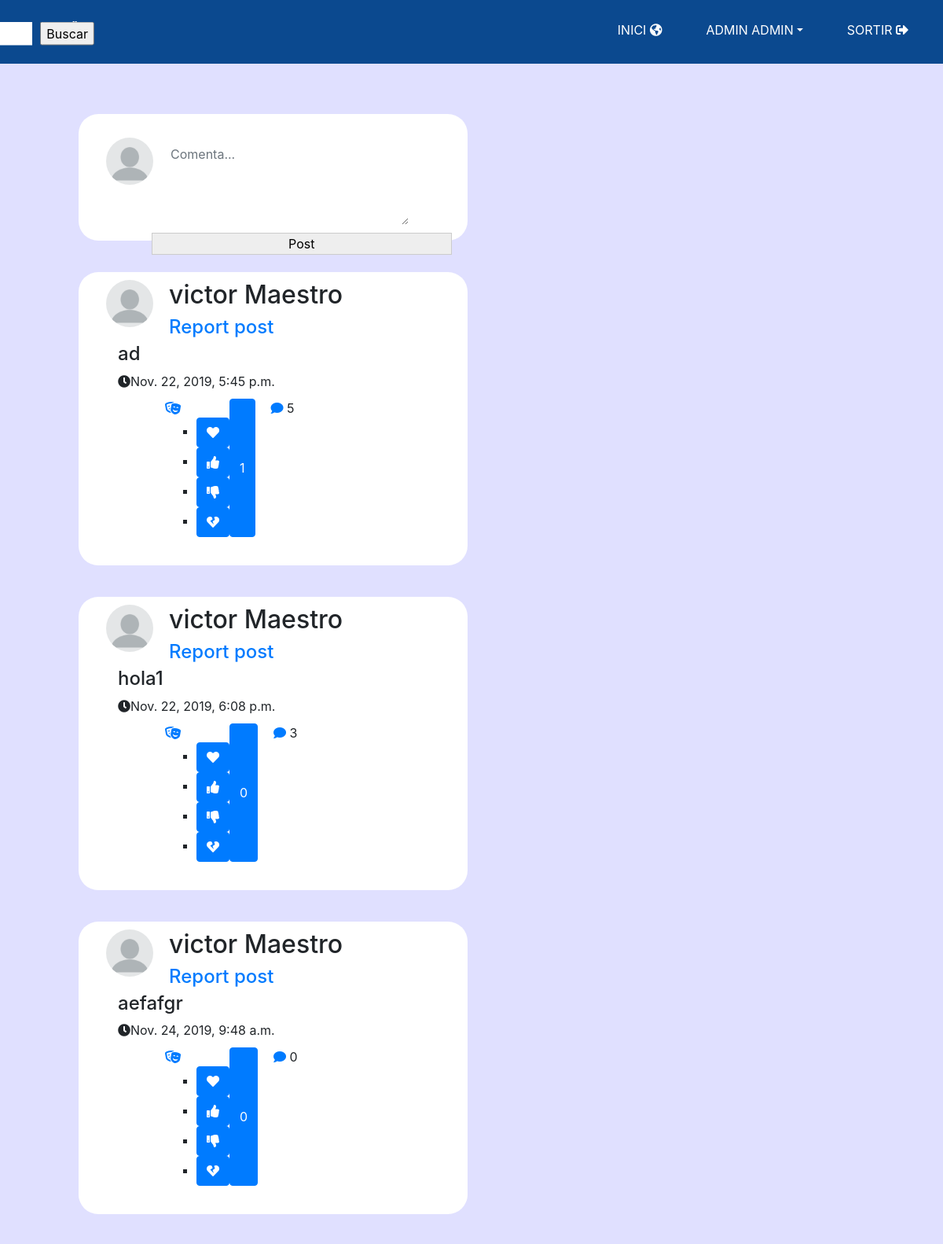
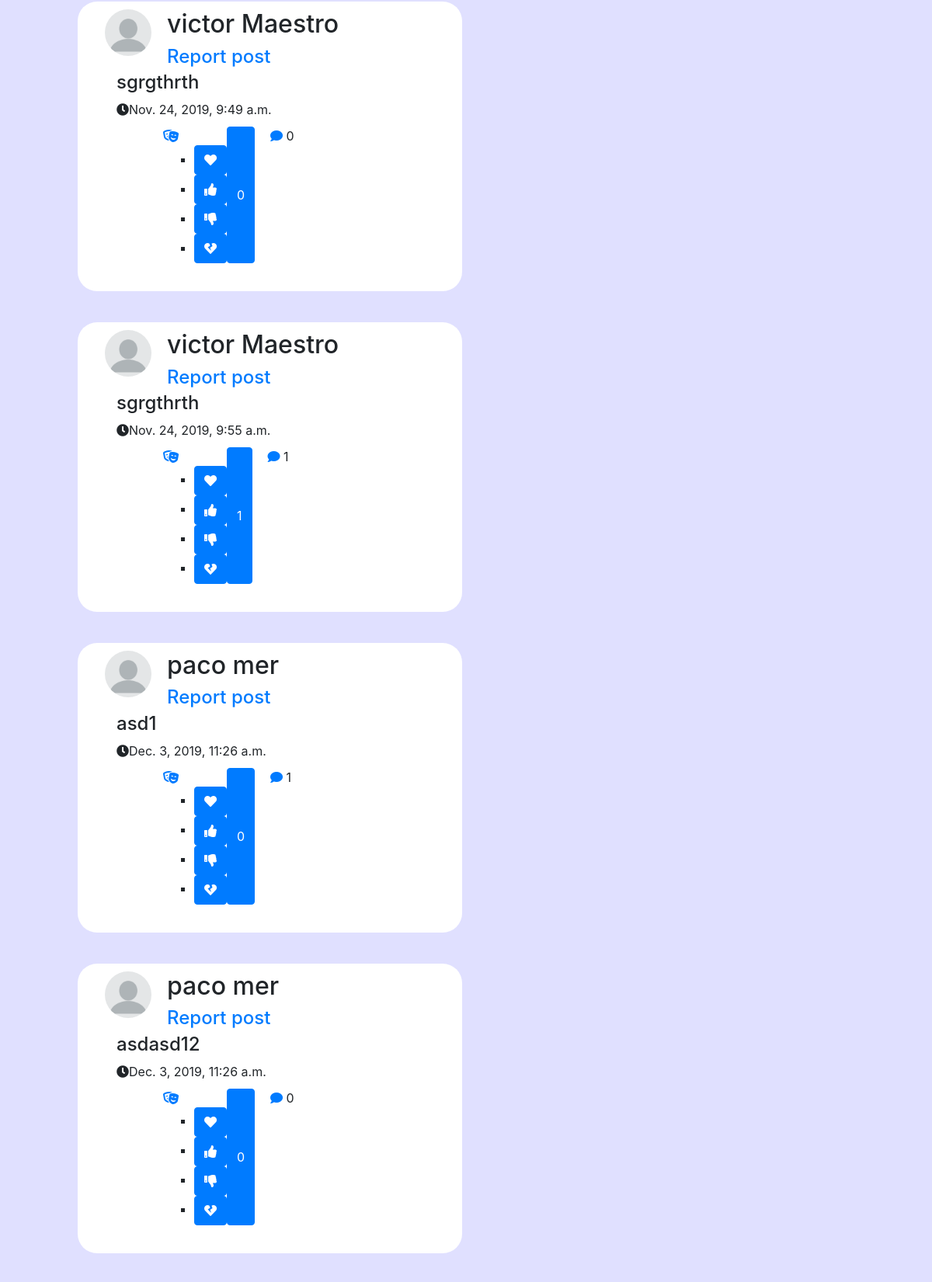
/likeme/foro/ (signed in, upper part), run on the app's committed database (2 pictures, top to bottom).
### likeme/models.py (models this page shows, shortened)
class LikeMeUser(AbstractBaseUser):
    email = models.EmailField(verbose_name='email address', max_length=90, unique=True)
    first_name = models.CharField(max_length=30)
    last_name = models.CharField(max_length=30)
    sex = models.IntegerField(default=0)
    birth_date = models.DateTimeField(default=timezone.now)
    phone_number = models.TextField(default=0)
    photo = models.ImageField(upload_to='profiles/', default='profiles/profile_default.png')
    profile_state = models.IntegerField(default=0)
    join_date = models.DateTimeField(verbose_name='join date', auto_now_add=True)
    active = models.BooleanField(default=True)  # can login
    staff = models.BooleanField(default=False)  # staff user non superuser
    admin = models.BooleanField(default=False)  # superuser
    USERNAME_FIELD = 'email'
    REQUIRED_FIELDS = ['first_name', 'last_name', 'sex', 'birth_date', 'phone_number']
    objects = LikeMeUserManager()
    def get_full_name(self):
        return self.first_name + " " + self.last_name
    @property
    def is_active(self):
        return self.active
    def __str__(self):
        return self.get_full_name()

class Posteig(models.Model):
    id = models.AutoField(primary_key=True)
    content = models.CharField(max_length=200)
    user_post = models.ForeignKey(User, on_delete=models.CASCADE)
    creation_date = models.DateTimeField(auto_now_add=True)

### likeme/views.py (the view, shortened to what this page needs)
# urls.py: path(r'foro/', views.forum, name='forum'),
@login_required()
def forum(request):
    context = {}
    l = []
    freq_current_friends = FriendShip.objects.filter(Q(user_sender=request.user, accepted=True)
                                                    | Q(user_receiver=request.user, accepted=True))
    friends = [x.user_sender if x.user_sender != request.user else x.user_receiver for x in freq_current_friends]
    posts = Posteig.objects.filter(user_post__in=friends).exclude(user_post=request.user)
    for p in posts:
        comments = Comments.objects.filter(posteig_id=p.id)
        likes = Like.objects.filter(post_id=p.id)
        tr = [(q, Reply.objects.filter(posteig_id=q)) for q in comments]
        t = (p, tr, likes)
        l.append(t)
    context = {
        'posts': l
    }
    return render(request, 'likeme/foro.html', context)

### templates/likeme/foro.html (shortened to what this page needs)
{% extends "likeme/BaseLayout.html" %}
{% load static %}
{% block content %}
    <div class="md-col-6" id="perfilfeed">
        <form action ="" method="POST">
            <div id="perfilpost">
                <div class="row">
                    <div class="about-img" id="perfilpostfoto"><img src="{{user.photo.url}}" class="img-responsive" alt=""></div>
                    <textarea class="form-control" id="perfilposttext" name="content_post" rows="4" placeholder="Comenta..."></textarea>
                </div>
                <input type="submit" style="float:right" name="post_value" value="Post" align="right" id="perfilpostbutton">
            </div>
            {% for p in posts %}
                <div class="post-bar">
                    <div class="row" id="perfilcommentrow1">
                        <div class="about-img" id="perfilimgcomment"><img src="{{user.photo.url}}" class="img-responsive" alt=""></div>
                        <div id="perfilcommentnom">
                            <h2>{{p.0.user_post}}
                                {% if p.0.user_post != request.user %}
                                    <h2><h4> <a href="#" type="text" data-toggle="modal"
                                                data-target="#exampleModal{{p.id}}" data-whatever="@mdo">Report post</a></h4></h2>
                                {% endif %}
                            </h2>
                        </div>
                    </div>
                    <h4> {{ p.0.content }} </h4>
                    <span><i class="fa fa-clock-o"></i>{{p.0.creation_date}}</span>
                    <ul class="row">
                        <ul class="nav" id="post_reaction">
                            <div class="row">
                                <li><a href=""><i class="fas fa-theater-masks"></i></a>
                                    <ul id="reaction_desplegable">
                                        <li><button class="btn btn-primary" id="post_like" type="submit" name="like_value" value="1{{p.0.id}}"><i class="fas fa-heart"></i></button></li>
                                        <li><button class="btn btn-primary" id="post_like" type="submit" name="like_value" value="2{{p.0.id}}"><i class="fas fa-thumbs-up"></i></button></li>
                                        <li><button class="btn btn-primary" id="post_like" type="submit" name="like_value" value="3{{p.0.id}}"><i class="fas fa-thumbs-down"></i></button></li>
                                        <li><button class="btn btn-primary" id="post_like" type="submit" name="like_value" value="4{{p.0.id}}"><i class="fas fa-heart-broken"></i></button></li>
                                    </ul>
                                </li>
                                <button type="button" id="reactioncount" class="btn btn-primary" data-toggle="modal" data-target="#modal{{p.0.id}}">
                                    {{p.2|length}}
                                </button>
                            </div>
                        </ul>
                        <div class="col" id="postcomment"><a data-toggle="collapse" href="#perfilcommentcomment{{p.0.id}}" title=""><i class="fa fa-comment"></i></a> {{p.1|length}} </div>
                    </ul>
                </div>
            {% endfor %}
        </form>
    </div>
{% endblock %}

### templates/likeme/BaseLayout.html (shortened to what this page needs)
<!DOCTYPE html>
{% load static %}
<head>
    <link rel="stylesheet"
          href="{% static 'css/style.css' %}" />
    <link rel="stylesheet"
          href="https://stackpath.bootstrapcdn.com/bootstrap/4.3.1/css/bootstrap.min.css">
    <link rel="stylesheet"
          href="https://stackpath.bootstrapcdn.com/font-awesome/4.7.0/css/font-awesome.min.css">
    <link rel="stylesheet" href="https://use.fontawesome.com/releases/v5.8.1/css/all.css">
</head>
<body>
<section id="nav-bar">
    <nav class="navbar navbar-expand-lg navbar-light">
        {% if user.is_authenticated %}
            <a class="navbar-brand" id="logoaut" href="{% url 'forum' %}"><img src="{% static 'img/logosimpleLTTL.png' %}"></a>
            <div class="collapse navbar-collapse" id="navbarNav">
            <ul class="navbar-nav ml-auto">
            <form action ="{% url 'index' %}search/" method="POST" id="buscarUsuarinav">
                <div class="row" id="buscarnav">
                    <div class="col-md-6" id="colbarrabuscar">
                        <input type="text" id="barrabuscarnav" class="form-control" name="users_to_search" placeholder="Usuari...">
                    </div>
                    <div class="col-md-6">
                        <input type="submit" id="botobusca" value="Buscar">
                    </div>
                </div>
            </form>
            <li class="nav-item active">
                <a class="nav-link" href="{% url 'forum' %}">INICI <i class="fas fa-globe-americas"></i></a>
            </li>
            <ul &nbsp;></ul>
            <li class="nav-item dropdown">
                <a class="nav-link dropdown-toggle" data-toggle="dropdown" href="#" role="button" aria-haspopup="true" aria-expanded="false">{{user}}</a>
            </li>
            <ul &nbsp;></ul>
            <li class="nav-item">
                <a class="nav-link" href="{% url 'logout' %}" name="logout">SORTIR <i class="fas fa-sign-out-alt"></i></a>
            </li>
        {% endif %}
        </ul>
        </div>
    </nav>
</section>
<div class="full-height" id="cuerpo">
    {% block content %}
    {% endblock %}
</div>
</body>
</html>

### static/css/style.css (style rules this page uses)
body, html { font-family: 'Raleway', sans-serif; text-rendering: optimizeLegibility !important; -webkit-font-smoothing: antialiased !important; color: #777; font-weight: 300; width: 100% !important; height: 100% !important; }
nav { background-color: #0b498f; color: white; text-transform: uppercase; }
#logoaut { transform: translateX(360%); }
#buscarUsuarinav { height: 45px; transform: translateX(-75%); }
#buscarnav { transform: translateY(-15%); }
#colbarrabuscar { width: 450px; }
#barrabuscarnav { border-radius: 0 !important; border: none !important; height: 30px; font-size: 14px; }
#botobusca { transform: translateX(-30%); }
.nav-link { color: white !important; }
div { padding-top: 10px; padding-right: 20px; padding-bottom: 10px; padding-left: 50px; }
#cuerpo { background-color: #E0E0FF; }
#perfilpost { background-color: white; border-radius: 25px; margin-bottom: 40px; }
#perfilpostfoto { height: 60px; width: 60px; border-radius: 100px; margin: 0 0 -47px -100px; }
#perfilpostfoto .img-responsive { height: 60px; width: 60px; border-radius: 100px; }
#perfilposttext { border-radius: 0 !important; border: none !important; margin: 0 50px 0 20px; }
#perfilpostbutton { width: 90%; background-color: #EEE; border: 1px; border-style: solid; border-color: #CCC; }
#perfilfeed { margin: 20px 0 0 0; width: 50%; }
#perfilfeed .post-bar { background-color: white; border-radius: 25px; margin: 0 0 40px 0; }
#perfilimgcomment .img-responsive { height: 60px; width: 60px; border-radius: 100px; }
#perfilcommentrow1 { height: 60px; margin: -20px -50px 40px -115px; }
#perfilcommentnom { margin: 0 0 0 -50px; }

### data on the page
LikeMeUser: first_name+last_name "ADMIN ADMIN", photo (placeholder picture)
Posteig: photo (placeholder picture), user_post.last_name "victor Maestro", content "ad", creation_date "Nov. 22, 2019, 5:45 p.m.", p "1", p "5"
Posteig: photo (placeholder picture), user_post.last_name "victor Maestro", content "hola1", creation_date "Nov. 22, 2019, 6:08 p.m.", p "0", p "3"
Posteig: photo (placeholder picture), user_post.last_name "victor Maestro", content "aefafgr", creation_date "Nov. 24, 2019, 9:48 a.m.", p "0"
Posteig: photo (placeholder picture), user_post.last_name "victor Maestro", content "sgrgthrth", creation_date "Nov. 24, 2019, 9:49 a.m.", p "0"
Posteig: photo (placeholder picture), user_post.last_name "victor Maestro", content "sgrgthrth", creation_date "Nov. 24, 2019, 9:55 a.m.", p "1"
Posteig: photo (placeholder picture), user_post.last_name "paco mer", content "asd1", creation_date "Dec. 3, 2019, 11:26 a.m.", {{ p.0.id }} 11 (drawn), p "0", p "1"
Posteig: photo (placeholder picture), user_post.last_name "paco mer", content "asdasd12", creation_date "Dec. 3, 2019, 11:26 a.m.", p "0"
